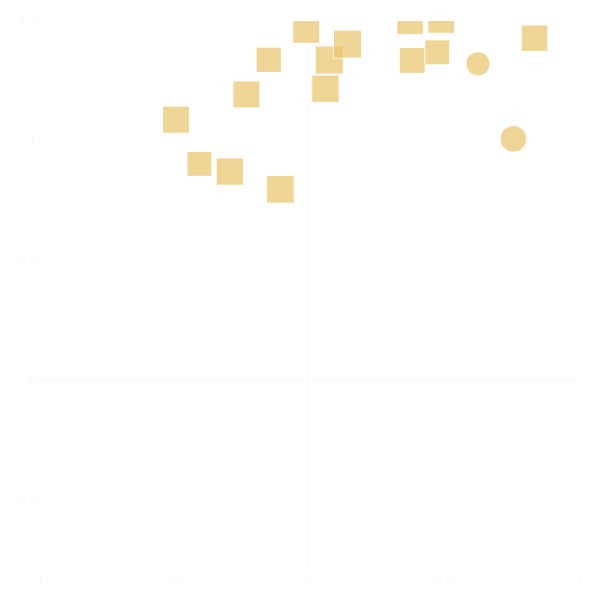

Notebook source saved alongside this figure:
### Markdown cell above
### 7. PCA Glyph Plot (Glifo Multivariable Interactivo)
Basado en las teorías de Jacques Bertin, este gráfico de dispersión bidimensional representa **cinco variables de forma simultánea** en un solo lienzo:
- **Ejes X / Y:** Posición según PC1 y PC2 (Reducción de dimensionalidad).
- **Color del Marcador:** La Tribu Musical (Cualitativo).
- **Tamaño del Marcador (Size):** Conexión Emocional del usuario (Ordinal - Escala 1 a 10).
- **Forma / Símbolo (Symbol):** Calidad del equipamiento técnico (Círculo = Maletín, Diamante = Standard, Estrella = Hi-Fi).
- **Hover Data:** Al posar el mouse, despliega Región, Edad y Gastos específicos.

### Code cell
import plotly.express as px

df_sample_glyph = df_usuarios.sample(400, random_state=42).copy()

fig_glyph = px.scatter(
    df_sample_glyph,
    x="pca_1",
    y="pca_2",
    color="tribu_real",
    size="conexion_emocional",
    symbol="fidelidad_equipo",
    color_discrete_map={
        "Audiófilo Senior": "#E76F51",
        "Híbrido Romántico": "#E9C46A",
        "Consumidor Estético": "#F4A261",
        "Streamer Casual": "#3D5A80"
    },
    hover_data=["region", "edad", "gasto_fisico_total"]
)

# Color #FDF6E3 convertido a RGBA para aplicar 50% de transparencia (0.5)
ejes_color = "rgba(253, 246, 227, 0.5)"

fig_glyph.update_layout(
    width=600,   # Fuerzo el ancho
    height=600,  # Fuerzo el alto para que quede 100% cuadrado
    paper_bgcolor="rgba(0,0,0,0)",
    plot_bgcolor="rgba(0,0,0,0)",
    showlegend=False,
    margin=dict(l=20, r=20, t=20, b=20)
)

fig_glyph.update_xaxes(
    range=[-1, 1],
    title=None,
    showgrid=False,
    showline=False,
    zeroline=True,
    zerolinecolor=ejes_color,
    zerolinewidth=1,
    tickfont=dict(color=ejes_color)
)

fig_glyph.update_yaxes(
    range=[-0.8, 1.5], # Invertí el orden lógico para que el positivo quede arriba
    title=None,
    showgrid=False,
    showline=False,
    zeroline=True,
    zerolinecolor=ejes_color,
    zerolinewidth=1,
    tickfont=dict(color=ejes_color)
)

fig_glyph.show()
